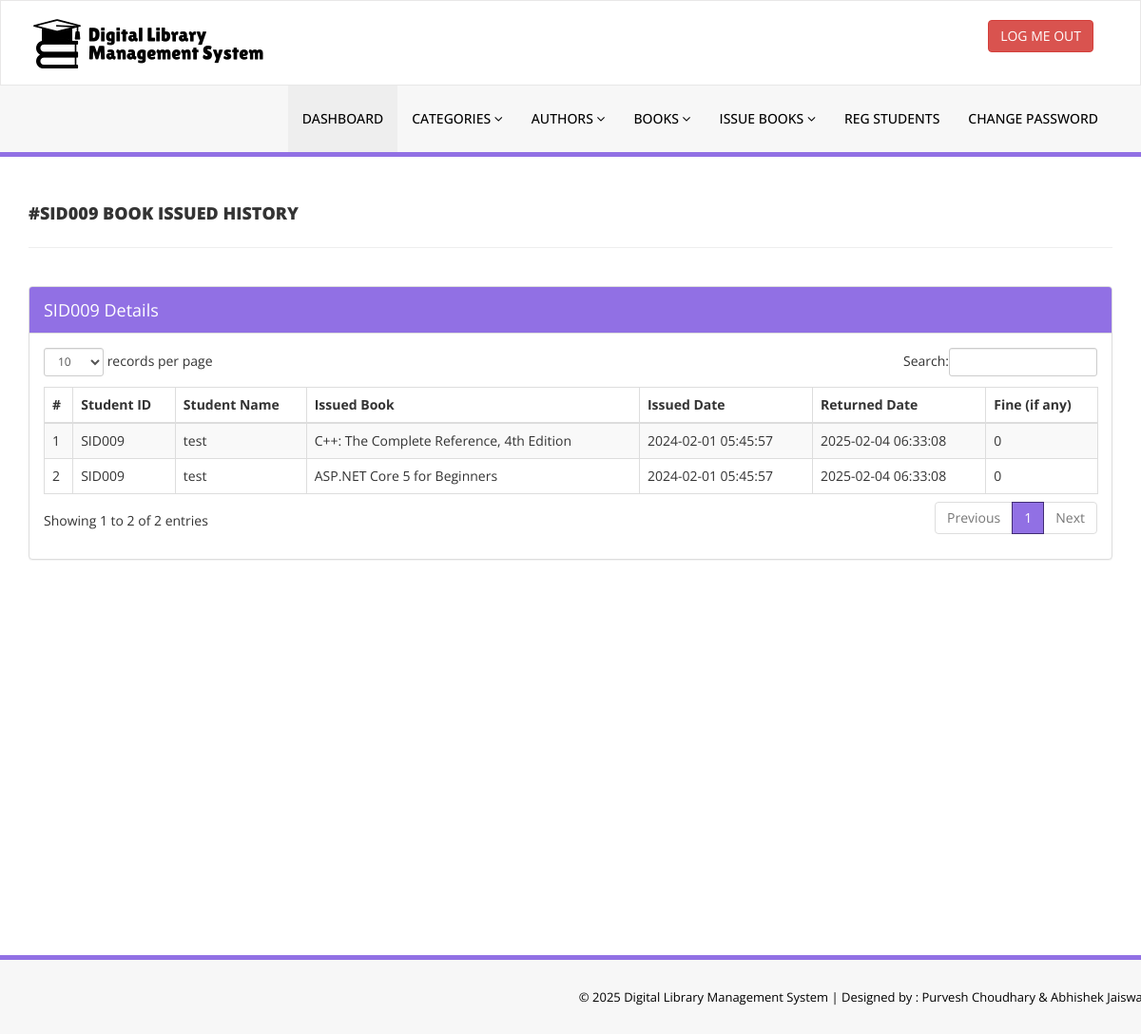
The page /admin/student-history.php?stdid=SID009 (signed in) on the database its author committed.
### tables this page shows
CREATE TABLE `tblissuedbookdetails` (
  `id` int(11) NOT NULL,
  `BookId` int(11) DEFAULT NULL,
  `StudentID` varchar(150) DEFAULT NULL,
  `IssuesDate` timestamp NULL DEFAULT current_timestamp(),
  `ReturnDate` timestamp NULL DEFAULT NULL ON UPDATE current_timestamp(),
  `ReturnStatus` int(1) DEFAULT NULL,
  `fine` int(11) DEFAULT NULL
);

CREATE TABLE `tblstudents` (
  `id` int(11) NOT NULL,
  `StudentId` varchar(100) DEFAULT NULL,
  `FullName` varchar(120) DEFAULT NULL,
  `EmailId` varchar(120) DEFAULT NULL,
  `ProfilePic` varchar(255) DEFAULT NULL,
  `MobileNumber` char(13) DEFAULT NULL,
  `Password` varchar(120) DEFAULT NULL,
  `Status` int(1) DEFAULT NULL,
  `RegDate` timestamp NULL DEFAULT current_timestamp(),
  `UpdationDate` timestamp NULL DEFAULT NULL ON UPDATE current_timestamp()
);

CREATE TABLE `tblbooks` (
  `id` int(11) NOT NULL,
  `BookName` varchar(255) DEFAULT NULL,
  `CatId` int(11) DEFAULT NULL,
  `AuthorId` int(11) DEFAULT NULL,
  `ISBNNumber` varchar(25) DEFAULT NULL,
  `BookPrice` decimal(10,2) DEFAULT NULL,
  `bookImage` varchar(250) NOT NULL,
  `isIssued` int(1) DEFAULT NULL,
  `RegDate` timestamp NULL DEFAULT current_timestamp(),
  `UpdationDate` timestamp NULL DEFAULT NULL ON UPDATE current_timestamp()
);

### admin/student-history.php (the view, shortened to what this page needs)
<?php
include('includes/config.php');
if(strlen($_SESSION['alogin'])==0)
    {
header('location:index.php');
}
else{
    ?>
<!DOCTYPE html>
<html xmlns="http://www.w3.org/1999/xhtml">
<head>
    <link href="assets/css/bootstrap.css" rel="stylesheet" />
    <link href="assets/css/font-awesome.css" rel="stylesheet" />
    <link href="assets/js/dataTables/dataTables.bootstrap.css" rel="stylesheet" />
    <link href="assets/css/style.css" rel="stylesheet" />
</head>
<body>
<?php include('includes/header.php');?>
    <div class="content-wrapper">
         <div class="container">
        <div class="row pad-botm">
            <div class="col-md-12">
                <?php $sid=$_GET['stdid']; ?>
                <h4 class="header-line">#<?php echo $sid;?> Book Issued History</h4>
    </div>
        </div>
            <div class="row">
                <div class="col-md-12">
                    <div class="panel panel-default">
                        <div class="panel-heading">
<?php echo $sid;?> Details
                        </div>
                        <div class="panel-body">
                            <div class="table-responsive">
                                <table class="table table-striped table-bordered table-hover" id="dataTables-example">
                                    <thead>
                                        <tr>
                                            <th>#</th>
                                            <th>Student ID</th>
                                            <th>Student Name</th>
                                            <th>Issued Book  </th>
                                            <th>Issued Date</th>
                                            <th>Returned Date</th>
                                            <th>Fine (if any)</th>
                                        </tr>
                                    </thead>
                                    <tbody>
<?php
$sql = "SELECT tblstudents.StudentId ,tblstudents.FullName,tblstudents.EmailId,tblstudents.MobileNumber,tblbooks.BookName,tblbooks.ISBNNumber,tblissuedbookdetails.IssuesDate,tblissuedbookdetails.ReturnDate,tblissuedbookdetails.id as rid,tblissuedbookdetails.fine,tblissuedbookdetails.ReturnStatus,tblbooks.id as bid,tblbooks.bookImage from  tblissuedbookdetails join tblstudents on tblstudents.StudentId=tblissuedbookdetails.StudentId join tblbooks on tblbooks.id=tblissuedbookdetails.BookId where tblstudents.StudentId='$sid' ";
$query = $dbh -> prepare($sql);
$query->execute();
$results=$query->fetchAll(PDO::FETCH_OBJ);
$cnt=1;
if($query->rowCount() > 0)
{
foreach($results as $result)
{               ?>
                                        <tr class="odd gradeX">
                                            <td class="center"><?php echo htmlentities($cnt);?></td>
                                            <td class="center"><?php echo htmlentities($result->StudentId);?></td>
                                            <td class="center"><?php echo htmlentities($result->FullName);?></td>
                                            <td class="center"><?php echo htmlentities($result->BookName);?></td>
                                            <td class="center"><?php echo htmlentities($result->IssuesDate);?></td>
                                            <td class="center"><?php if($result->ReturnDate==''): echo "Not returned yet";
                                            else: echo htmlentities($result->ReturnDate); endif;?></td>
                                             <td class="center"><?php if($result->ReturnDate==''): echo "Not returned yet";
                                              else: echo $result->fine; endif;
                                             ?></td>
                                        </tr>
 <?php $cnt=$cnt+1;}} ?>
                                    </tbody>
                                </table>
                            </div>
                        </div>
                    </div>
                </div>
            </div>
    </div>
    </div>
  <?php include('includes/footer.php');?>
</body>
</html>
<?php } ?>

### admin/assets/css/style.css (style rules this page uses)
.content-wrapper { margin-top: 40px; min-height:800px; padding-bottom:90px; }
.header-line { font-weight:900; padding-bottom:25px; border-bottom:1px solid #eeeeee; text-transform:uppercase; }
.pad-botm { padding-bottom:30px; }

### rows shown on the page
tblissuedbookdetails: tblstudents.StudentId "SID009", tblstudents.FullName "test", BookId.BookName "C++: The Complete Reference, 4th Edition", IssuesDate "2024-02-01 05:45:57", ReturnDate "2025-02-04 06:33:08", fine "0"
tblissuedbookdetails: tblstudents.StudentId "SID009", tblstudents.FullName "test", BookId.BookName "ASP.NET Core 5 for Beginners", IssuesDate "2024-02-01 05:45:57", ReturnDate "2025-02-04 06:33:08", fine "0"

### other values the page prints
$sid "SID009"
